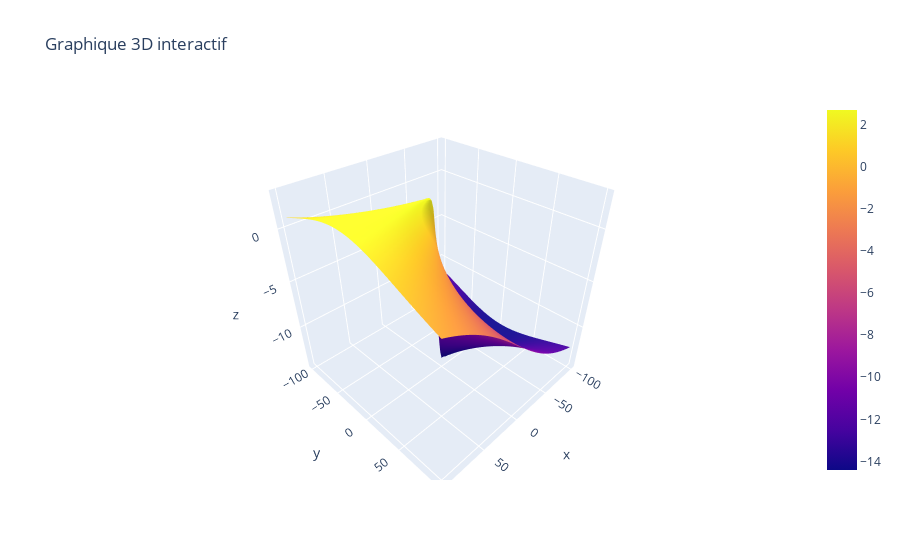

The code cell stored with this chart in its notebook:
### Markdown cell above
Si le nouvel entrepot se situe dans une zone rouge (k positif) on prend $\lambda_0= m$ 
et inversement si le nouveau magasin se situe dans une zone bleu (k négatif) on prend $\lambda_0=M$ 

On a donc la matrice de couplage optimale $\pi^*$ suivante 


$$\pi^* = \begin{pmatrix}
p_2p_1 +\lambda_0&p_2(1-p_1) -\lambda_0\\
p_1(1-p_2)-\lambda_0&(1-p_1)(1-p_2)+\lambda_0
\end{pmatrix}$$

### Code cell
import plotly.graph_objs as go


x1 = np.array([5,-6])
x2 = np.array([-3.5,-5])
y1 = np.array([7,-1])
#y2 est le nouveau magasin 

r = 100 
p = 2

x = y = np.linspace(-r,r,100)

# Création de la grille de coordonnées en carré
X, Y = np.meshgrid(x, y)

Z= (abs(x1[0]-y1[0])**p+abs(x1[1]-y1[1])**p)**(1/p)- (abs(x2[0]-y1[0])**p+abs(x2[1]-y1[1])**p)**(1/p)- (abs(x1[0]-X)**p+abs(x1[1]-Y)**p)**(1/p) + (abs(x2[0]-X)**p+abs(x2[1]-Y)**p)**(1/p)

# Créer la surface de la fonction
surf = go.Surface(x=X, y=Y, z=Z)

# Définir la mise en page du graphique
layout = go.Layout(title='Graphique 3D interactif')

# Créer la figure
fig = go.Figure(data=[surf], layout=layout)

# Afficher le graphique interactif
fig.show()

### Figure 1 — Plotly figure (JSON) as saved in the notebook; plotly's stock layout.template omitted (floating-point values rounded to 4 significant figures; data arrays with more than 128 entries replaced by an {"elided": "..."} marker saying what was removed)
{"data": [{"type": "surface", "x": {"elided": "100x100 float values"}, "y": {"elided": "100x100 float values"}, "z": {"elided": "100x100 float values"}}], "layout": {"title": {"text": "Graphique 3D interactif"}}}
